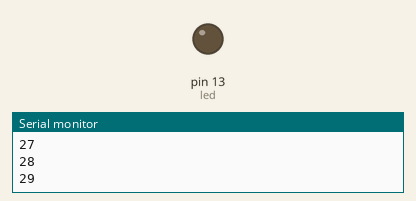
Simulated run of this sketch. Board: Arduino Uno, built with avr-gcc and run on an emulated ATmega328P. On the bench: output pins drawn as LEDs (lit = HIGH), the last lines printed to the serial monitor.

Above: at 8.0 s.
At 16.2 s:
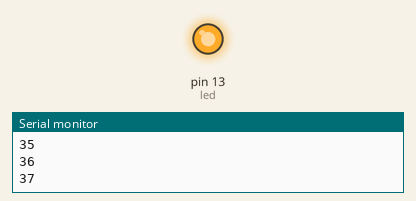
Timing chart, 0 to 22.1 s (numbered marks = the images above):
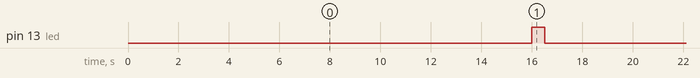

Measured:
- by itself, pin 13 (led): alternates HIGH for 0.50 s and LOW for 16.5 s

The sketch:

Blink_Board_Relay.ino
```cpp
#include <Arduino.h>

int led=13;
int x;
int t=500;

void setup() {
  Serial.begin(9600);
  pinMode(led, OUTPUT);
  pinMode(x, OUTPUT);
}
void loop()
{
  for (x=22; x < 38; x++)
  {
    digitalWrite(x, LOW);
 Serial.println(x);
    delay(t);
    // wait for a second
    digitalWrite(x, HIGH);
    delay(t);
  }
  digitalWrite(led, HIGH);
  delay(t);
  digitalWrite(led, LOW);
  delay(t);
}
```
